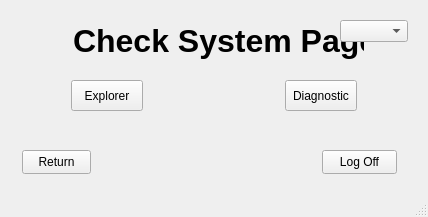
<?xml version="1.0" encoding="UTF-8"?>
<ui version="4.0">
 <class>MainWindow</class>
 <widget class="QMainWindow" name="MainWindow">
  <property name="geometry">
   <rect>
    <x>0</x>
    <y>0</y>
    <width>428</width>
    <height>217</height>
   </rect>
  </property>
  <property name="windowTitle">
   <string>Check System Page</string>
  </property>
  <widget class="QWidget" name="centralwidget">
   <widget class="QPushButton" name="ExplorerButton">
    <property name="geometry">
     <rect>
      <x>71</x>
      <y>80</y>
      <width>72</width>
      <height>31</height>
     </rect>
    </property>
    <property name="cursor">
     <cursorShape>OpenHandCursor</cursorShape>
    </property>
    <property name="text">
     <string>Explorer</string>
    </property>
   </widget>
   <widget class="QPushButton" name="DiagnosticButton">
    <property name="geometry">
     <rect>
      <x>285</x>
      <y>80</y>
      <width>72</width>
      <height>31</height>
     </rect>
    </property>
    <property name="cursor">
     <cursorShape>OpenHandCursor</cursorShape>
    </property>
    <property name="text">
     <string>Diagnostic</string>
    </property>
   </widget>
   <widget class="QLabel" name="label_Check_System_Page">
    <property name="geometry">
     <rect>
      <x>73</x>
      <y>20</y>
      <width>291</width>
      <height>41</height>
     </rect>
    </property>
    <property name="font">
     <font>
      <pointsize>24</pointsize>
      <bold>true</bold>
     </font>
    </property>
    <property name="text">
     <string>Check System Page</string>
    </property>
   </widget>
   <widget class="QPushButton" name="LogOffButton">
    <property name="geometry">
     <rect>
      <x>322</x>
      <y>150</y>
      <width>75</width>
      <height>24</height>
     </rect>
    </property>
    <property name="cursor">
     <cursorShape>OpenHandCursor</cursorShape>
    </property>
    <property name="text">
     <string>Log Off</string>
    </property>
   </widget>
   <widget class="QPushButton" name="ReturnButton">
    <property name="geometry">
     <rect>
      <x>22</x>
      <y>150</y>
      <width>69</width>
      <height>24</height>
     </rect>
    </property>
    <property name="cursor">
     <cursorShape>OpenHandCursor</cursorShape>
    </property>
    <property name="text">
     <string>Return</string>
    </property>
   </widget>
   <widget class="QComboBox" name="comboBoxLanguage">
    <property name="geometry">
     <rect>
      <x>340</x>
      <y>20</y>
      <width>68</width>
      <height>22</height>
     </rect>
    </property>
    <property name="cursor">
     <cursorShape>OpenHandCursor</cursorShape>
    </property>
    <property name="currentText">
     <string/>
    </property>
    <property name="currentIndex">
     <number>-1</number>
    </property>
    <item>
     <property name="text">
      <string>English</string>
     </property>
    </item>
    <item>
     <property name="text">
      <string>עברית</string>
     </property>
    </item>
   </widget>
  </widget>
  <widget class="QMenuBar" name="menubar">
   <property name="geometry">
    <rect>
     <x>0</x>
     <y>0</y>
     <width>428</width>
     <height>22</height>
    </rect>
   </property>
  </widget>
  <widget class="QStatusBar" name="statusbar"/>
 </widget>
 <tabstops>
  <tabstop>ExplorerButton</tabstop>
  <tabstop>DiagnosticButton</tabstop>
  <tabstop>ReturnButton</tabstop>
  <tabstop>LogOffButton</tabstop>
 </tabstops>
 <resources/>
 <connections/>
</ui>
